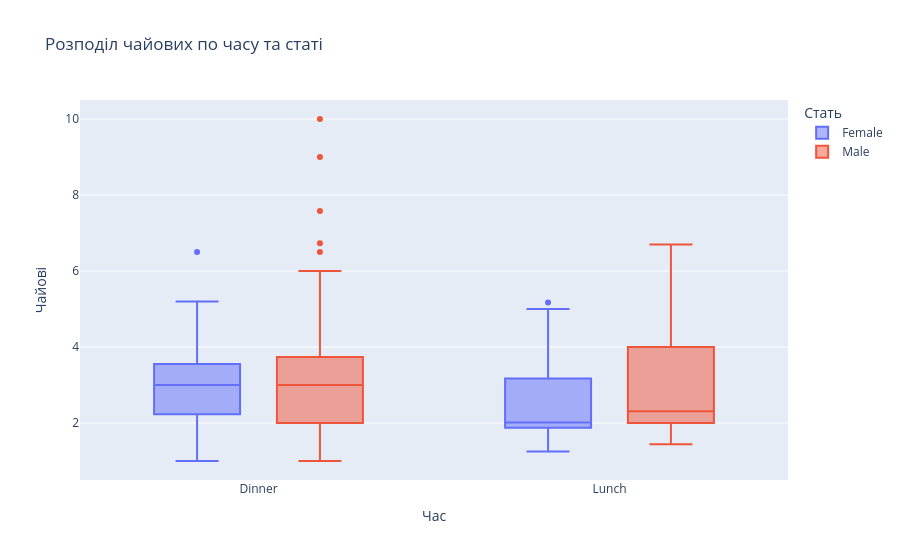

Write notebook code for a chart like this one.
### Markdown cell above
---

**6. Інтерактивний box plot: чайові за днями та статтю**

Створіть інтерактивний box plot для чайових за днями тижня з розбивкою за кольором по статі.

### Code cell
fig = px.box(df, x='time', y='tip', color='sex',
             title = 'Розподіл чайових по часу та статі',
             labels = {'time': 'Час', 'tip': 'Чайові', 'sex': 'Стать'})
fig

### Figure 1 — Plotly figure (JSON) as saved in the notebook; plotly's stock layout.template omitted (floating-point values rounded to 4 significant figures; data arrays with more than 128 entries replaced by an {"elided": "..."} marker saying what was removed)
{"data": [{"alignmentgroup": "True", "hovertemplate": "Стать=Female<br>Час=%{x}<br>Чайові=%{y}<extra></extra>", "legendgroup": "Female", "marker": {"color": "#636efa"}, "name": "Female", "notched": false, "offsetgroup": "Female", "orientation": "v", "showlegend": true, "type": "box", "x": ["Dinner", "Dinner", "Dinner", "Dinner", "Dinner", "Dinner", "Dinner", "Dinner", "Dinner", "Dinner", "Dinner", "Dinner", "Dinner", "Dinner", "Dinner", "Dinner", "Dinner", "Dinner", "Dinner", "Dinner", "Dinner", "Lunch", "Lunch", "Dinner", "Dinner", "Dinner", "Dinner", "Dinner", "Dinner", "Dinner", "Dinner", "Dinner", "Dinner", "Dinner", "Dinner", "Lunch", "Lunch", "Lunch", "Lunch", "Lunch", "Lunch", "Lunch", "Lunch", "Lunch", "Lunch", "Lunch", "Lunch", "Lunch", "Lunch", "Lunch", "Lunch", "Lunch", "Lunch", "Lunch", "Lunch", "Lunch", "Lunch", "Dinner", "Dinner", "Dinner", "Dinner", "Dinner", "Dinner", "Dinner", "Dinner", "Dinner", "Dinner", "Lunch", "Lunch", "Lunch", "Lunch", "Lunch", "Lunch", "Lunch", "Dinner", "Dinner", "Dinner", "Dinner", "Dinner", "Lunch", "Lunch", "Lunch", "Lunch", "Dinner", "Dinner", "Dinner", "Dinner"], "x0": " ", "xaxis": "x", "y": [1.01, 3.61, 5.0, 3.02, 1.67, 3.5, 2.75, 2.23, 3.0, 3.0, 2.45, 3.07, 2.6, 5.2, 1.5, 2.47, 1.0, 3.0, 3.14, 5.0, 2.2, 1.83, 5.17, 1.0, 4.3, 3.25, 2.5, 3.0, 2.5, 3.48, 4.08, 4.0, 1.0, 4.0, 3.5, 1.5, 1.8, 2.92, 1.68, 2.52, 4.2, 2.0, 2.0, 2.83, 1.5, 2.0, 3.25, 1.25, 2.0, 2.0, 2.75, 3.5, 5.0, 2.3, 1.5, 1.36, 1.63, 5.14, 3.75, 2.61, 2.0, 3.0, 1.61, 2.0, 4.0, 3.5, 3.5, 4.19, 5.0, 2.0, 2.01, 2.0, 2.5, 3.23, 2.23, 2.5, 6.5, 1.1, 3.09, 3.48, 3.0, 2.5, 2.0, 2.88, 4.67, 2.0, 3.0], "y0": " ", "yaxis": "y"}, {"alignmentgroup": "True", "hovertemplate": "Стать=Male<br>Час=%{x}<br>Чайові=%{y}<extra></extra>", "legendgroup": "Male", "marker": {"color": "#EF553B"}, "name": "Male", "notched": false, "offsetgroup": "Male", "orientation": "v", "showlegend": true, "type": "box", "x": {"elided": "157 str values"}, "x0": " ", "xaxis": "x", "y": {"elided": "157 float values"}, "y0": " ", "yaxis": "y"}], "layout": {"boxmode": "group", "legend": {"title": {"text": "Стать"}, "tracegroupgap": 0}, "title": {"text": "Розподіл чайових по часу та статі"}, "xaxis": {"anchor": "y", "domain": [0, 1], "title": {"text": "Час"}}, "yaxis": {"anchor": "x", "domain": [0, 1], "title": {"text": "Чайові"}}}}
